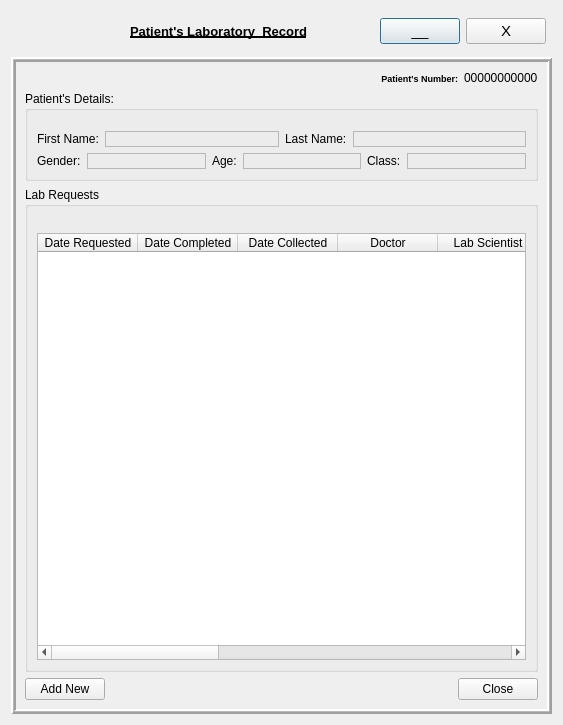
<?xml version="1.0" encoding="UTF-8"?>
<ui version="4.0">
 <class>LabRecord</class>
 <widget class="QDialog" name="LabRecord">
  <property name="geometry">
   <rect>
    <x>0</x>
    <y>0</y>
    <width>563</width>
    <height>725</height>
   </rect>
  </property>
  <property name="windowTitle">
   <string>Dialog</string>
  </property>
  <layout class="QGridLayout" name="gridLayout">
   <item row="0" column="0">
    <layout class="QHBoxLayout" name="horizontalLayout_2">
     <property name="leftMargin">
      <number>6</number>
     </property>
     <property name="rightMargin">
      <number>6</number>
     </property>
     <item>
      <widget class="QLabel" name="logo">
       <property name="minimumSize">
        <size>
         <width>40</width>
         <height>40</height>
        </size>
       </property>
       <property name="maximumSize">
        <size>
         <width>39</width>
         <height>39</height>
        </size>
       </property>
       <property name="text">
        <string/>
       </property>
       <property name="pixmap">
        <pixmap>_ui/Sefa logo2.png</pixmap>
       </property>
       <property name="scaledContents">
        <bool>true</bool>
       </property>
      </widget>
     </item>
     <item>
      <widget class="QLabel" name="label">
       <property name="sizePolicy">
        <sizepolicy hsizetype="Expanding" vsizetype="Preferred">
         <horstretch>0</horstretch>
         <verstretch>0</verstretch>
        </sizepolicy>
       </property>
       <property name="minimumSize">
        <size>
         <width>0</width>
         <height>30</height>
        </size>
       </property>
       <property name="font">
        <font>
         <family>MS Shell Dlg 2</family>
         <pointsize>10</pointsize>
         <weight>75</weight>
         <bold>true</bold>
         <underline>true</underline>
        </font>
       </property>
       <property name="styleSheet">
        <string notr="true">color: rgb(0, 0, 0);</string>
       </property>
       <property name="text">
        <string>Patient's Laboratory  Record</string>
       </property>
       <property name="alignment">
        <set>Qt::AlignCenter</set>
       </property>
      </widget>
     </item>
     <item>
      <widget class="QPushButton" name="miniBtn">
       <property name="font">
        <font>
         <family>MS Shell Dlg 2</family>
         <pointsize>11</pointsize>
        </font>
       </property>
       <property name="text">
        <string>__</string>
       </property>
      </widget>
     </item>
     <item>
      <widget class="QPushButton" name="exitBtn">
       <property name="maximumSize">
        <size>
         <width>16777215</width>
         <height>16777215</height>
        </size>
       </property>
       <property name="font">
        <font>
         <family>Tahoma</family>
         <pointsize>11</pointsize>
        </font>
       </property>
       <property name="cursor">
        <cursorShape>PointingHandCursor</cursorShape>
       </property>
       <property name="mouseTracking">
        <bool>true</bool>
       </property>
       <property name="tabletTracking">
        <bool>true</bool>
       </property>
       <property name="layoutDirection">
        <enum>Qt::LeftToRight</enum>
       </property>
       <property name="autoFillBackground">
        <bool>false</bool>
       </property>
       <property name="text">
        <string>X</string>
       </property>
       <property name="autoDefault">
        <bool>false</bool>
       </property>
       <property name="flat">
        <bool>false</bool>
       </property>
      </widget>
     </item>
    </layout>
   </item>
   <item row="1" column="0">
    <widget class="QFrame" name="bgLayer">
     <property name="frameShape">
      <enum>QFrame::Box</enum>
     </property>
     <property name="frameShadow">
      <enum>QFrame::Raised</enum>
     </property>
     <property name="lineWidth">
      <number>2</number>
     </property>
     <property name="midLineWidth">
      <number>1</number>
     </property>
     <layout class="QGridLayout" name="gridLayout_3">
      <item row="2" column="0">
       <widget class="QGroupBox" name="groupBox">
        <property name="title">
         <string>Patient's Details:</string>
        </property>
        <layout class="QGridLayout" name="gridLayout_2">
         <property name="topMargin">
          <number>20</number>
         </property>
         <item row="0" column="0">
          <layout class="QVBoxLayout" name="verticalLayout">
           <item>
            <layout class="QHBoxLayout" name="horizontalLayout">
             <item>
              <widget class="QLabel" name="label_2">
               <property name="text">
                <string>First Name:</string>
               </property>
               <property name="margin">
                <number>5</number>
               </property>
              </widget>
             </item>
             <item>
              <widget class="QLabel" name="fname">
               <property name="sizePolicy">
                <sizepolicy hsizetype="Expanding" vsizetype="Fixed">
                 <horstretch>0</horstretch>
                 <verstretch>0</verstretch>
                </sizepolicy>
               </property>
               <property name="frameShape">
                <enum>QFrame::StyledPanel</enum>
               </property>
               <property name="text">
                <string/>
               </property>
               <property name="margin">
                <number>2</number>
               </property>
              </widget>
             </item>
             <item>
              <widget class="QLabel" name="label_4">
               <property name="text">
                <string>Last Name:</string>
               </property>
               <property name="margin">
                <number>5</number>
               </property>
              </widget>
             </item>
             <item>
              <widget class="QLabel" name="lname">
               <property name="sizePolicy">
                <sizepolicy hsizetype="Expanding" vsizetype="Fixed">
                 <horstretch>0</horstretch>
                 <verstretch>0</verstretch>
                </sizepolicy>
               </property>
               <property name="frameShape">
                <enum>QFrame::StyledPanel</enum>
               </property>
               <property name="text">
                <string/>
               </property>
               <property name="margin">
                <number>2</number>
               </property>
              </widget>
             </item>
            </layout>
           </item>
           <item>
            <layout class="QHBoxLayout" name="horizontalLayout_3">
             <item>
              <widget class="QLabel" name="label_6">
               <property name="text">
                <string>Gender:</string>
               </property>
               <property name="margin">
                <number>5</number>
               </property>
              </widget>
             </item>
             <item>
              <widget class="QLabel" name="gender">
               <property name="sizePolicy">
                <sizepolicy hsizetype="Expanding" vsizetype="Fixed">
                 <horstretch>0</horstretch>
                 <verstretch>0</verstretch>
                </sizepolicy>
               </property>
               <property name="frameShape">
                <enum>QFrame::StyledPanel</enum>
               </property>
               <property name="text">
                <string/>
               </property>
               <property name="margin">
                <number>2</number>
               </property>
              </widget>
             </item>
             <item>
              <widget class="QLabel" name="label_9">
               <property name="text">
                <string>Age:</string>
               </property>
               <property name="margin">
                <number>5</number>
               </property>
              </widget>
             </item>
             <item>
              <widget class="QLabel" name="age">
               <property name="sizePolicy">
                <sizepolicy hsizetype="Expanding" vsizetype="Fixed">
                 <horstretch>0</horstretch>
                 <verstretch>0</verstretch>
                </sizepolicy>
               </property>
               <property name="minimumSize">
                <size>
                 <width>100</width>
                 <height>0</height>
                </size>
               </property>
               <property name="frameShape">
                <enum>QFrame::StyledPanel</enum>
               </property>
               <property name="text">
                <string/>
               </property>
               <property name="margin">
                <number>2</number>
               </property>
              </widget>
             </item>
             <item>
              <widget class="QLabel" name="label_8">
               <property name="text">
                <string>Class:</string>
               </property>
               <property name="margin">
                <number>5</number>
               </property>
              </widget>
             </item>
             <item>
              <widget class="QLabel" name="class_2">
               <property name="sizePolicy">
                <sizepolicy hsizetype="Expanding" vsizetype="Fixed">
                 <horstretch>0</horstretch>
                 <verstretch>0</verstretch>
                </sizepolicy>
               </property>
               <property name="frameShape">
                <enum>QFrame::StyledPanel</enum>
               </property>
               <property name="text">
                <string/>
               </property>
               <property name="margin">
                <number>2</number>
               </property>
              </widget>
             </item>
            </layout>
           </item>
          </layout>
         </item>
        </layout>
       </widget>
      </item>
      <item row="3" column="0">
       <widget class="QGroupBox" name="groupBox_2">
        <property name="title">
         <string>Lab Requests</string>
        </property>
        <property name="flat">
         <bool>false</bool>
        </property>
        <layout class="QGridLayout" name="gridLayout_4">
         <property name="topMargin">
          <number>26</number>
         </property>
         <item row="0" column="0">
          <widget class="QTableWidget" name="table">
           <property name="alternatingRowColors">
            <bool>true</bool>
           </property>
           <property name="columnCount">
            <number>11</number>
           </property>
           <attribute name="horizontalHeaderStretchLastSection">
            <bool>false</bool>
           </attribute>
           <attribute name="verticalHeaderStretchLastSection">
            <bool>true</bool>
           </attribute>
           <column>
            <property name="text">
             <string>Date Requested</string>
            </property>
           </column>
           <column>
            <property name="text">
             <string>Date Completed</string>
            </property>
           </column>
           <column>
            <property name="text">
             <string>Date Collected</string>
            </property>
           </column>
           <column>
            <property name="text">
             <string>Doctor</string>
            </property>
           </column>
           <column>
            <property name="text">
             <string>Lab Scientist</string>
            </property>
           </column>
           <column>
            <property name="text">
             <string>Clinical Diagnosis</string>
            </property>
           </column>
           <column>
            <property name="text">
             <string>Examinations</string>
            </property>
           </column>
           <column>
            <property name="text">
             <string>Pathology</string>
            </property>
           </column>
           <column>
            <property name="text">
             <string>Specimens</string>
            </property>
           </column>
           <column>
            <property name="text">
             <string>Status</string>
            </property>
           </column>
           <column>
            <property name="text">
             <string>Report/Result</string>
            </property>
           </column>
          </widget>
         </item>
        </layout>
       </widget>
      </item>
      <item row="0" column="0">
       <layout class="QHBoxLayout" name="horizontalLayout_4">
        <item>
         <widget class="QLabel" name="label_3">
          <property name="font">
           <font>
            <family>Tahoma</family>
            <pointsize>7</pointsize>
            <weight>75</weight>
            <bold>true</bold>
           </font>
          </property>
          <property name="text">
           <string>Patient's Number:</string>
          </property>
          <property name="alignment">
           <set>Qt::AlignRight|Qt::AlignTrailing|Qt::AlignVCenter</set>
          </property>
         </widget>
        </item>
        <item>
         <widget class="QLabel" name="cardNum">
          <property name="sizePolicy">
           <sizepolicy hsizetype="Fixed" vsizetype="Preferred">
            <horstretch>0</horstretch>
            <verstretch>0</verstretch>
           </sizepolicy>
          </property>
          <property name="text">
           <string>00000000000</string>
          </property>
         </widget>
        </item>
       </layout>
      </item>
      <item row="4" column="0">
       <layout class="QHBoxLayout" name="horizontalLayout_5">
        <item>
         <widget class="QPushButton" name="addNewBtn">
          <property name="text">
           <string>Add New</string>
          </property>
         </widget>
        </item>
        <item>
         <spacer name="horizontalSpacer">
          <property name="orientation">
           <enum>Qt::Horizontal</enum>
          </property>
          <property name="sizeHint" stdset="0">
           <size>
            <width>40</width>
            <height>20</height>
           </size>
          </property>
         </spacer>
        </item>
        <item>
         <widget class="QPushButton" name="closeBtn">
          <property name="text">
           <string>Close</string>
          </property>
         </widget>
        </item>
       </layout>
      </item>
     </layout>
    </widget>
   </item>
  </layout>
 </widget>
 <resources/>
 <connections/>
</ui>
